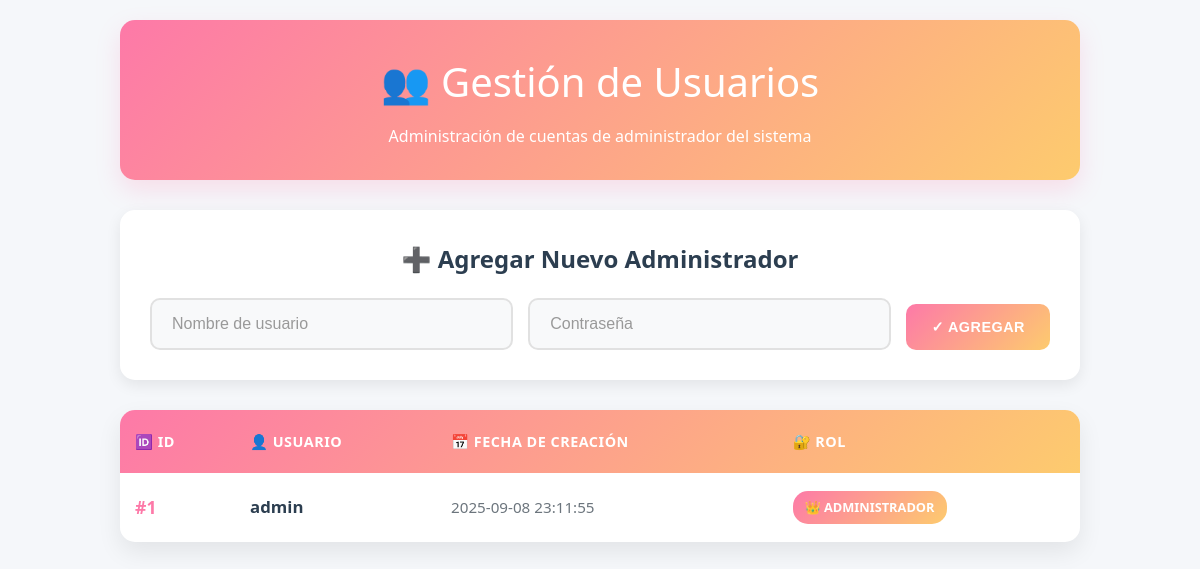
Before: /admin/usuarios (signed in) with the older database file.
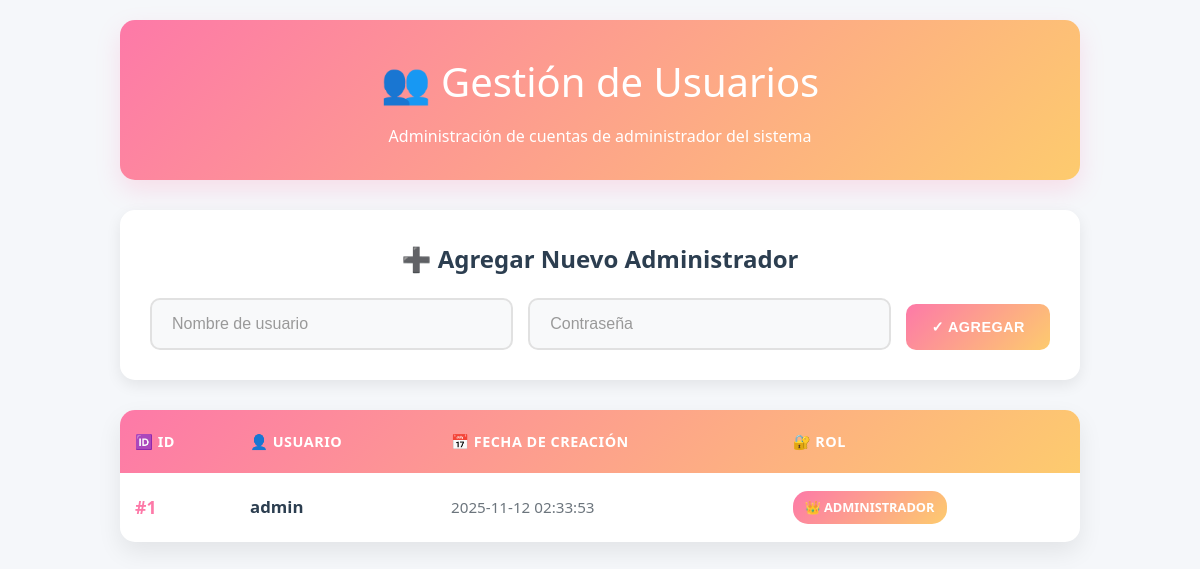
After: the same page with the newer database file.
### tables this page shows
CREATE TABLE admins (
            id INTEGER PRIMARY KEY, 
            username TEXT UNIQUE NOT NULL, 
            password TEXT NOT NULL, 
            created_at TEXT NOT NULL
        );

### backend/app/blueprints/admin.py (the view)
@bp.route('/usuarios', methods=['GET','POST'])
@login_required
def usuarios():
    db = get_db()
    if request.method=='POST':
        db.execute('INSERT INTO admins(username,password,created_at) VALUES (?, ?, datetime("now"))', (request.form['username'], generate_password_hash(request.form['password'])))
        db.commit()
    cur = db.execute('SELECT id, username, created_at FROM admins')
    users = cur.fetchall()
    return render_template('usuarios.html', users=users)

### backend/app/blueprints/admin.py (called while the page is built)
def login_required(f):
    from functools import wraps
    @wraps(f)
    def wrapper(*args, **kwargs):
        if 'admin' not in session:
            return redirect(url_for('auth.login'))
        return f(*args, **kwargs)
    return wrapper

### backend/app/db.py (called while the page is built)
def get_db():
    db = getattr(g, '_database', None)
    if db is None:
        db = g._database = sqlite3.connect(DATABASE)
        db.row_factory = sqlite3.Row
    return db

def close_connection(exception):
    db = getattr(g, '_database', None)
    if db is not None:
        db.close()

### backend/templates/usuarios.html (shortened to what this page needs)
<!doctype html>
<html lang="es">
<head>
</head>
<body>
    <div class='container'>
        <div class='header'>
            <h2>👥 Gestión de Usuarios</h2>
            <p>Administración de cuentas de administrador del sistema</p>
        </div>
        <div class='add-user-form'>
            <h3>➕ Agregar Nuevo Administrador</h3>
            <form method='post'>
                <div class='form-row'>
                    <input name='username' class='form-input' placeholder='Nombre de usuario' required>
                    <input name='password' type='password' class='form-input' placeholder='Contraseña' required>
                    <button type='submit' class='add-btn'>✓ Agregar</button>
                </div>
            </form>
        </div>
        <div class='users-table-container'>
            {% if users %}
            <table class='table'>
                <thead>
                    <tr>
                        <th>🆔 ID</th>
                        <th>👤 Usuario</th>
                        <th>📅 Fecha de Creación</th>
                        <th>🔐 Rol</th>
                    </tr>
                </thead>
                <tbody>
                    {% for u in users %}
                    <tr>
                        <td class='user-id'>#{{u.id}}</td>
                        <td class='username'>{{u.username}}</td>
                        <td class='created-date'>{{u.created_at}}</td>
                        <td>
                            <span class='admin-badge'>👑 Administrador</span>
                        </td>
                    </tr>
                    {% endfor %}
                </tbody>
            </table>
            {% else %}
            <div class='empty-state'>
                <div class='empty-state-icon'>👥</div>
                <h3>No hay usuarios registrados</h3>
                <p>Agrega el primer administrador del sistema</p>
            </div>
            {% endif %}
        </div>
    </div>
</body>
</html>

Changed rows visible on the page:
changed admins "admin": created_at "2025-09-08 23:11:55" → "2025-11-12 02:33:53"
